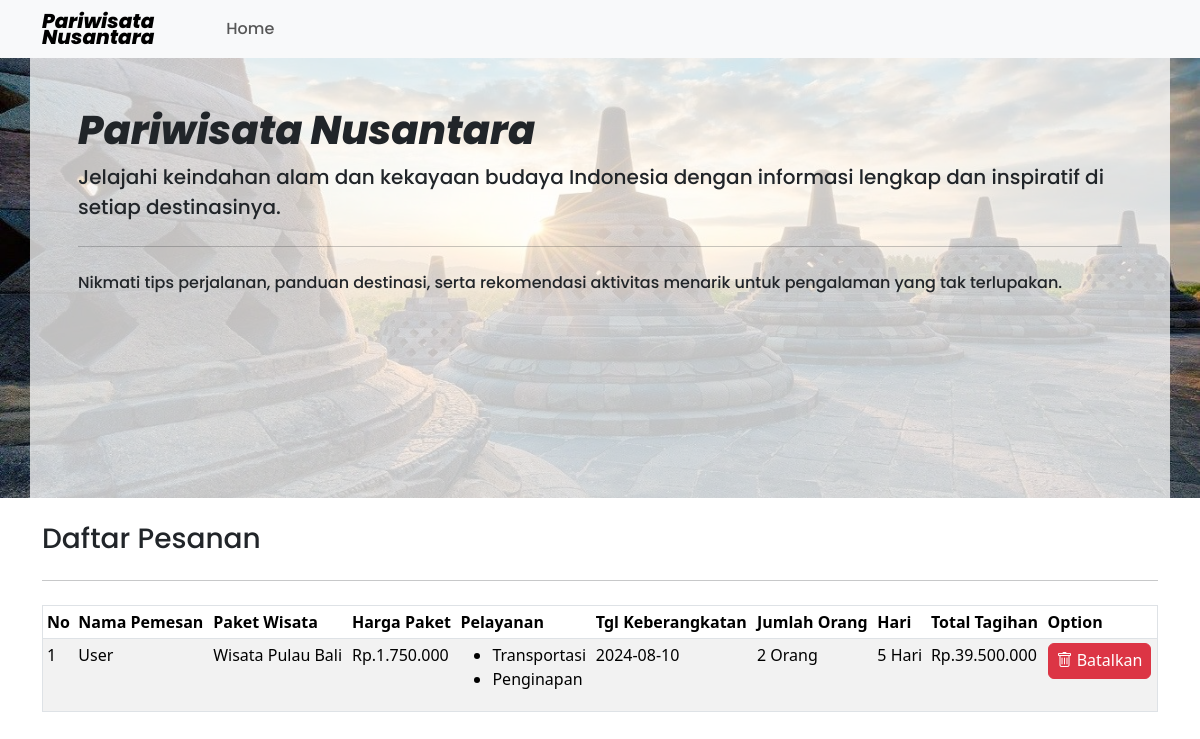
/pesanan.php, run on the app's committed database.
### tables this page shows
CREATE TABLE `pemesanan` (
  `id_pemesanan` int(11) NOT NULL AUTO_INCREMENT,
  `id_user` int(11) NOT NULL,
  `id_paket` int(11) NOT NULL,
  `tanggal_pemesanan` varchar(255) NOT NULL,
  `jumlah_orang` char(2) NOT NULL,
  `total_harga` char(255) NOT NULL,
  `jumlah_hari` char(2) DEFAULT NULL,
  `transportasi` tinyint(255) DEFAULT 0,
  `makan` tinyint(255) DEFAULT 0,
  `penginapan` tinyint(255) DEFAULT 0,
  PRIMARY KEY (`id_pemesanan`),
  KEY `id_user` (`id_user`),
  KEY `id_paket` (`id_paket`),
  CONSTRAINT `pemesanan_ibfk_1` FOREIGN KEY (`id_user`) REFERENCES `users` (`id`),
  CONSTRAINT `pemesanan_ibfk_2` FOREIGN KEY (`id_paket`) REFERENCES `paket_wisata` (`id`)
);

CREATE TABLE `users` (
  `id` int(11) NOT NULL AUTO_INCREMENT,
  `name` varchar(255) DEFAULT NULL,
  `email` varchar(255) NOT NULL,
  `password` varchar(255) DEFAULT NULL,
  `admin` char(2) DEFAULT '0',
  PRIMARY KEY (`id`,`email`)
);

CREATE TABLE `paket_wisata` (
  `id` int(11) NOT NULL AUTO_INCREMENT,
  `nama_paket` varchar(255) NOT NULL,
  `deskripsi` text DEFAULT NULL,
  `harga` decimal(10,0) NOT NULL,
  `durasi` varchar(50) DEFAULT NULL,
  `gambar` varchar(255) DEFAULT NULL,
  PRIMARY KEY (`id`)
);

### function.php (called while the page is built, shortened)
<?php
$conn = mysqli_connect("localhost:3307", "root", "", "db_pariwisata");
function getData($query)
{
    global $conn;
    $result = mysqli_query($conn, $query);
    $array = [];
    while ($row = mysqli_fetch_assoc($result)) {
        $array[] = $row;
    }
    return $array;
}

### pesanan.php (the view, shortened to what this page needs)
<?php
require "function.php";
$query = getData("SELECT pemesanan.id_pemesanan, users.name, paket_wisata.nama_paket, paket_wisata.harga,
pemesanan.tanggal_pemesanan, pemesanan.jumlah_orang, pemesanan.jumlah_hari, pemesanan.total_harga,
pemesanan.transportasi, pemesanan.makan, pemesanan.penginapan
FROM pemesanan INNER JOIN users ON pemesanan.id_user = users.id INNER JOIN paket_wisata
ON pemesanan.id_paket = paket_wisata.id ORDER BY id_pemesanan DESC LIMIT 100");
?>
<!DOCTYPE html>
<html lang="en">
<head>
    <link href="https://cdn.jsdelivr.net/npm/bootstrap@5.3.3/dist/css/bootstrap.min.css" rel="stylesheet"
>
        <link rel="stylesheet" href="https://cdn.jsdelivr.net/npm/bootstrap-icons@1.11.3/font/bootstrap-icons.min.css">
    <link rel="stylesheet" href="./asset/css/style.css">
</head>
<body>
    <nav class="navbar navbar-expand-lg bg-body-tertiary sticky-top">
        <div class="container">
            <a class="navbar-brand poppins-semibold no-spacing" href="#">Pariwisata <br>Nusantara </a>
            <div class="collapse navbar-collapse px-0 px-lg-5 poppins-regular" id="navbarTogglerDemo02">
                <ul class="navbar-nav me-auto mb-2 mb-lg-0 ">
                    <li class="nav-item">
                        <a class="nav-link " href="index.php">Home</a>
                    </li>
                </ul>
            </div>
        </div>
    </nav>
    <section class=" position-relative">
        <div class="d-flex justify-content-center align-items-center position-absolute bg-class">
            <img src="./asset/img/bg.jpg" class="img-fluid w-100 h-100" style="object-fit: cover;" alt="bg-hero">
        </div>
        <div class="container jumbotron position-relative p-5 bg-class poppins-regular "
            style="background-color: rgba(255, 255, 255, 0.75);">
            <h1 class="display-6 poppins-semibold">Pariwisata Nusantara</h1>
            <p class="lead" style="font-weight:500;">Jelajahi keindahan alam dan kekayaan budaya Indonesia dengan
                informasi lengkap dan
                inspiratif di setiap destinasinya.</p>
            <hr class="my-4">
            <p>Nikmati tips perjalanan, panduan destinasi, serta rekomendasi aktivitas menarik untuk pengalaman yang tak
                terlupakan.</p>
        </div>
    </section>
    <main class="container mb-5">
        <section class="table-responsive ">
                <h3 class="poppins-regular mt-4 ">Daftar Pesanan</h3>
                <hr class="my-4">
            <table class="table table-striped table-sm border border-secondary-subtlek">
                <thead>
                <tr>
                    <th scope="col">No</th>
                    <th scope="col">Nama Pemesan</th>
                    <th scope="col">Paket Wisata</th>
                    <th scope="col">Harga Paket</th>
                    <th scope="col">Pelayanan</th>
                    <th scope="col">Tgl Keberangkatan</th>
                    <th scope="col">Jumlah Orang</th>
                    <th scope="col">Hari</th>
                    <th scope="col">Total Tagihan</th>
                    <th scope="col">Option</th>
                </tr>
                </thead>
                <tbody>
                <?php $no = 1;?>
                <?php if (!empty($query)) :?>
                    <?php foreach ($query as $getData) : ?>
                    <tr >
                        <td><?php echo $no ?></td>
                        <td><?php echo $getData['name'] ?></td>
                        <td><?php echo $getData['nama_paket'] ?></td>
                        <td>Rp.<?php echo number_format($getData['harga'],0,",",".") ?></td>
                        <td>
                            <ul>
                                <?php if ($getData['transportasi'] == 1) : ?>
                                    <li>Transportasi</li>
                                <?php endif; ?>
                                <?php if ($getData['penginapan'] == 1) : ?>
                                    <li>Penginapan</li>
                                <?php endif; ?>
                            </ul>
                        </td>
                        <td><?php echo $getData['tanggal_pemesanan'] ?></td>
                        <td><?php echo $getData['jumlah_orang'] ?> Orang</td>
                        <td><?php echo $getData['jumlah_hari'] ?> Hari</td>
                        <td>Rp.<?php echo number_format($getData['total_harga'],0,",",".") ?></td>
                        <td>
                        <a href="deletePesanan.php?id_pemesanan= <?php echo $getData['id_pemesanan'] ?> ">
                            <button class="btn btn-danger px-2 pt-1">
                            <i class="bi bi-trash"></i>
                            Batalkan
                            </button>
                            </a>
                        </td>
                    </tr>
                    <?php $no++; ?>
                    <?php endforeach; ?>
                <?php else :?>
                    <tr>
                        <td colspan="9" class="text-center">Belum ada pesanan</td>
                    </tr>
                <?php endif; ?>
                </tbody>
            </table>
        </section>
    </main>
</body>
</html>

### asset/css/style.css (style rules this page uses)
.poppins-regular { font-family: "Poppins", sans-serif; font-weight: 500; font-style: normal; }
.poppins-semibold { font-family: "Poppins", sans-serif; font-weight: 800; font-style: italic; }
.no-spacing { line-height: 16px; }
.bg-class { width: 100%; height: 55vh; overflow: hidden; }

### data on the page
pemesanan: users.name "User", id_paket.nama_paket "Wisata Pulau Bali", id_paket.harga "1.750.000", transportasi "Transportasi", penginapan "Penginapan", tanggal_pemesanan "2024-08-10", jumlah_orang "2", jumlah_hari "5", total_harga "39.500.000"
